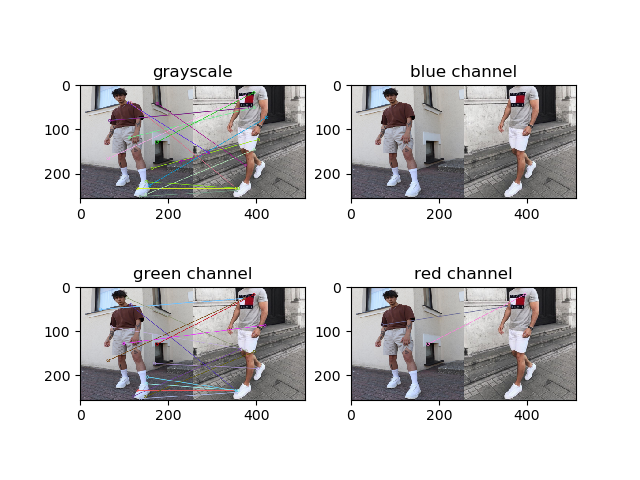
#> input picture output/0.8/1.png, 640 x 480 px, given in place of cloth_1.jpg, which was not available
$ python brief.py
#> lines starting #> are read from the running program, lines starting #| are printed output that depends on the picture
import cv2
import matplotlib.pyplot as plt
# import numpy as np

def brief_match(img1, img2, real1, real2):
    kp1 = star.detect(img1,None)
    kp2 = star.detect(img2,None)
    kp1, des1 = brief.compute(img1, kp1)
    kp2, des2 = brief.compute(img2, kp2)

    good = []
    try:
        matches = bf.knnMatch(des1, des2, k=2)
        for m,n in matches:
            if m.distance < 0.8*n.distance:
                good.append([m])
    except:
        pass
    img = cv2.drawMatchesKnn(real1,kp1,real2,kp2,good,None,flags=cv2.DrawMatchesFlags_NOT_DRAW_SINGLE_POINTS)
    print('kp1 : {}'.format(len(kp1)))
    print('kp2 : {}'.format(len(kp2)))
    print('match points : {}'.format(len(good)))

    rate = 0
    if(len(kp1) + len(kp2) != 0):
        rate = len(good) * 2 / (len(kp1) + len(kp2)) * 100
    print("match : {}".format(rate))

    return img, rate

imgs = []
path = './images/cloth_'
for i in range(1, 8):
    img = cv2.imread(path + '{}.jpg'.format(i), cv2.IMREAD_COLOR)
#> img is the input picture: shape (480, 640, 3); mean B, G, R 212.7, 212.1, 213.3
    img = cv2.resize(img, (256, 256), interpolation=cv2.INTER_AREA)
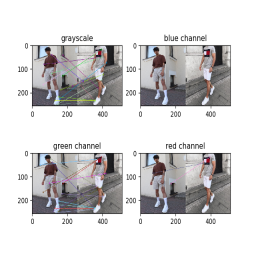
#> img: shape (256, 256, 3); mean B, G, R 212.7, 212.1, 213.3
    imgs.append(img)
#> pass 2 of the loop `for i in range(1, 8):`:
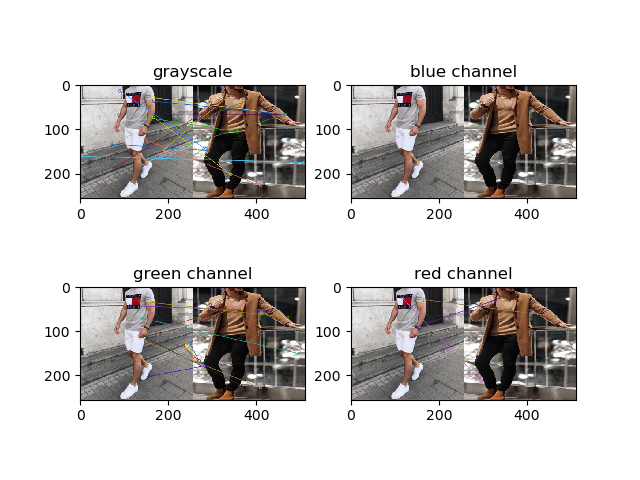
#> input picture output/0.8/10.png, 640 x 480 px, given in place of cloth_2.jpg, which was not available
#> img is the input picture: shape (480, 640, 3); mean B, G, R 202.1, 203.4, 206.1
#> `img = cv2.resize(img, (256, 256), interpolation=cv2.INTER_AREA)`:
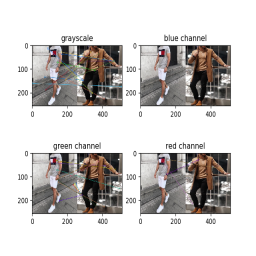
#> img: shape (256, 256, 3); mean B, G, R 202.1, 203.4, 206.1
#> (the run stopped early here; a loop or call above may not have finished)
